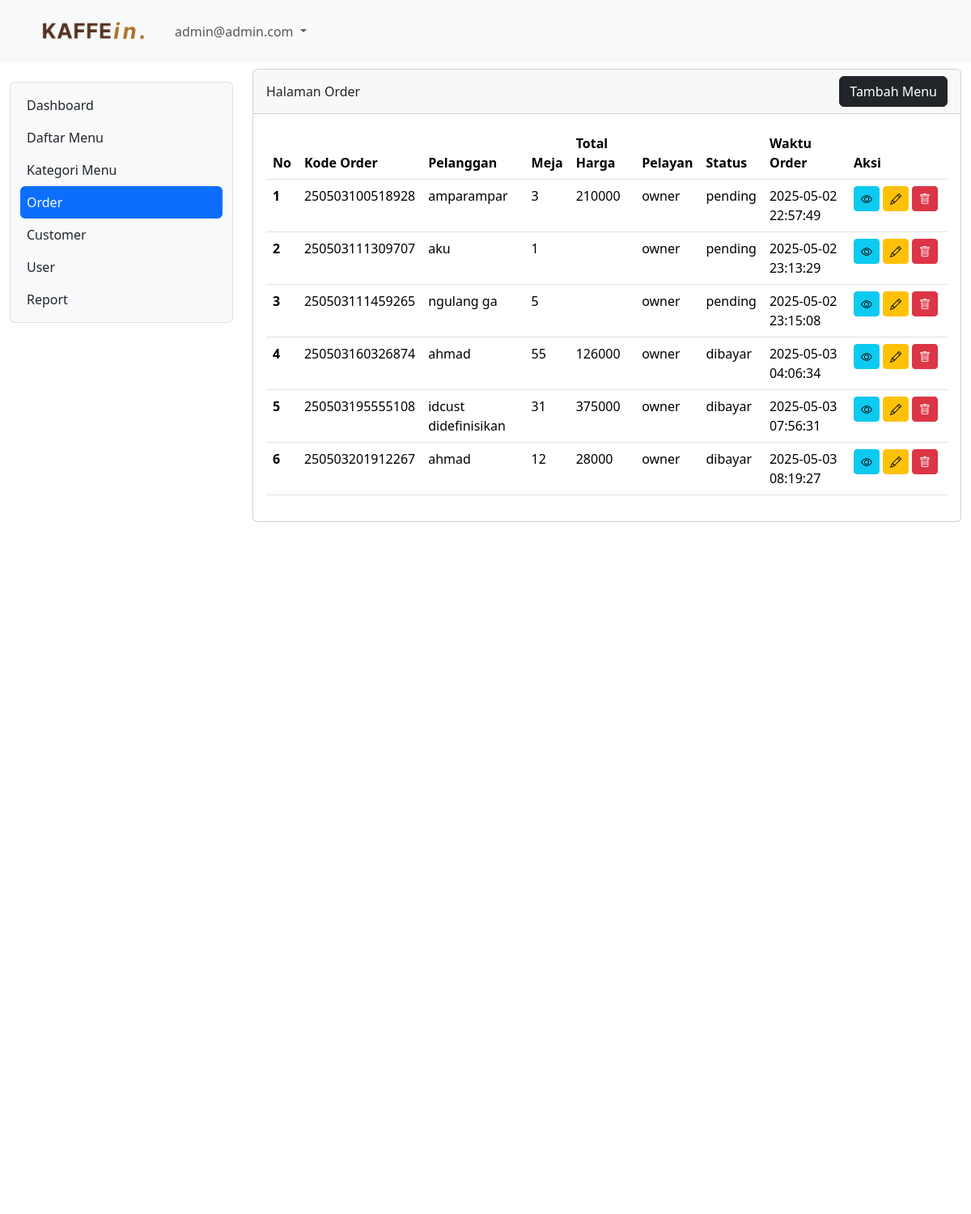
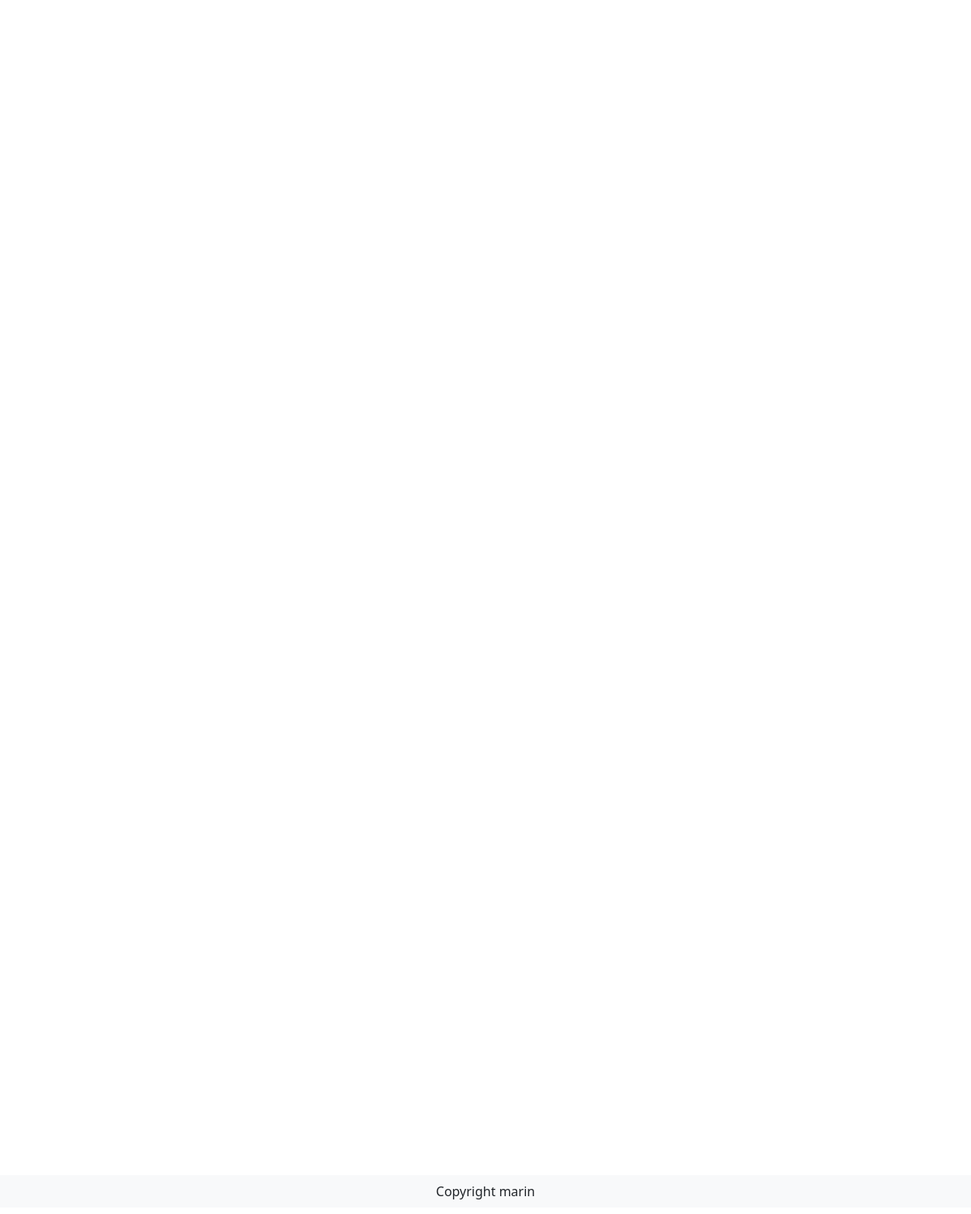
Screenshot of /order (signed in) with the database file from the repository (2 pictures, top to bottom).
### tables this page shows
CREATE TABLE `tb_user` (
  `id` int(11) NOT NULL,
  `nama` varchar(200) DEFAULT NULL,
  `username` varchar(200) DEFAULT NULL,
  `password` varchar(200) DEFAULT NULL,
  `level` int(1) DEFAULT NULL,
  `nohp` varchar(15) DEFAULT NULL,
  `alamat` varchar(300) DEFAULT NULL
);

CREATE TABLE `tb_order` (
  `id_order` int(10) NOT NULL,
  `id_customer` int(11) DEFAULT NULL,
  `kode_order` varchar(200) DEFAULT NULL,
  `pelanggan` varchar(200) DEFAULT NULL,
  `meja` int(10) DEFAULT NULL,
  `pelayan` int(10) DEFAULT NULL,
  `status` varchar(50) DEFAULT NULL,
  `waktu_order` timestamp NULL DEFAULT NULL,
  `catatan` text DEFAULT NULL,
  `tanggal` date DEFAULT curdate(),
  `total` int(11) DEFAULT NULL
);

### order.php (the view, shortened to what this page needs)
<link href="https://cdn.jsdelivr.net/npm/bootstrap@5.3.3/dist/css/bootstrap.min.css" rel="stylesheet">
<link href="https://cdn.jsdelivr.net/npm/bootstrap-icons@1.10.5/font/bootstrap-icons.css" rel="stylesheet">
<?php
include "proses/connect.php";
$query = mysqli_query($conn, "SELECT tb_order.*, nama, SUM(harga*jumlah) AS harganya FROM tb_order
LEFT JOIN tb_user ON tb_user.id = tb_order.pelayan LEFT JOIN tb_list_order ON tb_list_order.order = tb_order.id_order LEFT JOIN tb_daftar_menu ON tb_daftar_menu.id = tb_list_order.menu
GROUP BY id_order");
$result = [];
while ($record = mysqli_fetch_array($query)) {
  $result[] = $record;
}
?>
<div class="col-lg-9 mt-2">
  <div class="card">
    <div class="card-header d-flex justify-content-between align-items-center">
      Halaman Order
      <button type="button" class="btn btn-dark" data-bs-toggle="modal" data-bs-target="#ModalTambahUser">Tambah
        Menu</button>
    </div>
    <div class="card-body">
      <div class="row">
        <div class="col">
          <div class="table-responsive">
            <table class="table table-hover">
              <thead>
                <tr>
                  <th scope="col">No</th>
                  <th scope="col">Kode Order</th>
                  <th scope="col">Pelanggan</th>
                  <th scope="col">Meja</th>
                  <th scope="col">Total Harga</th>
                  <th scope="col">Pelayan</th>
                  <th scope="col">Status</th>
                  <th scope="col">Waktu Order</th>
                  <th scope="col">Aksi</th>
                </tr>
              </thead>
              <tbody>
                <?php
                $no = 1;
                foreach ($result as $row) {
                ?>
                  <tr>
                    <th scope="row">
                      <?php echo $no++; ?></th>
                    <td><?php echo $row['kode_order']; ?></td>
                    <td><?php echo $row['pelanggan']; ?></td>
                    <td><?php echo $row['meja']; ?></td>
                    <td><?php echo $row['harganya']; ?></td>
                    <td><?php echo $row['nama']; ?></td>
                    <td><?php echo $row['status']; ?></td>
                    <td><?php echo $row['waktu_order']; ?></td>
                    <td>
                      <div class="d-flex">
                        <button class="btn btn-info btn-sm me-1" data-bs-toggle="modal"
                          data-bs-target="#ModalView<?php echo $row['id_order']; ?>">
                          <i class="bi bi-eye"></i>
                        </button>
                        <a href="./index.php?x=orderitem&id_order=<?php echo $row['id_order']; ?>" class="btn btn-warning btn-sm me-1">
                          <i class="bi bi-pencil"></i>
                        </a>
                        <button class="btn btn-danger btn-sm me-1" data-bs-toggle="modal"
                          data-bs-target="#ModalDelete<?php echo $row['id_order']; ?>">
                          <i class="bi bi-trash"></i>
                        </button>
                      </div>
                    </td>
                  </tr>
                <?php
                }
                ?>
              </tbody>
            </table>
          </div>
        </div>
      </div>
      <?php
      foreach ($result as $row) {
      ?>
    </div>
  <?php
      }
  ?>
  </div>
</body>
</html>

### header.php (shortened to what this page needs)
<!DOCTYPE html>
<html lang="en">
<head>
    <link href="https://cdn.jsdelivr.net/npm/bootstrap@5.3.0/dist/css/bootstrap.min.css" rel="stylesheet">
</head>
<body>
    <nav class="navbar navbar-expand bg-body-tertiary sticky-top">
        <div class="container-lg">
            <img class="navbar-brand" src="kefein.png" width="150px" href="#"></img>
            <div class="collapse navbar-collapse justify-content-end" id="navbarSupportedContent">
                <ul class="navbar-nav me-auto mb-2 mb-lg-0">
                    <li class="nav-item dropdown">
                        <a class="nav-link dropdown-toggle nav-menu-end" href="#" role="button" data-bs-toggle="dropdown" aria-expanded="false">
                            <?php echo $hasil['username']; ?>
                        </a>
                    </li>
                </ul>
            </div>
        </div>
    </nav>
</body>
</html>

### rows the page displays
tb_user: username "admin@admin.com"
tb_order: kode_order "250503100518928", pelanggan "amparampar", meja "3", harganya "210000", pelayan.nama "owner", status "pending", waktu_order "2025-05-02 22:57:49"
tb_order: kode_order "250503111309707", pelanggan "aku", meja "1", pelayan.nama "owner", status "pending", waktu_order "2025-05-02 23:13:29"
tb_order: kode_order "250503111459265", pelanggan "ngulang ga", meja "5", pelayan.nama "owner", status "pending", waktu_order "2025-05-02 23:15:08"
tb_order: kode_order "250503160326874", pelanggan "ahmad", meja "55", harganya "126000", pelayan.nama "owner", status "dibayar", waktu_order "2025-05-03 04:06:34"
tb_order: kode_order "250503195555108", pelanggan "idcust didefinisikan", meja "31", harganya "375000", pelayan.nama "owner", status "dibayar", waktu_order "2025-05-03 07:56:31"
tb_order: kode_order "250503201912267", pelanggan "ahmad", meja "12", harganya "28000", pelayan.nama "owner", status "dibayar", waktu_order "2025-05-03 08:19:27"
